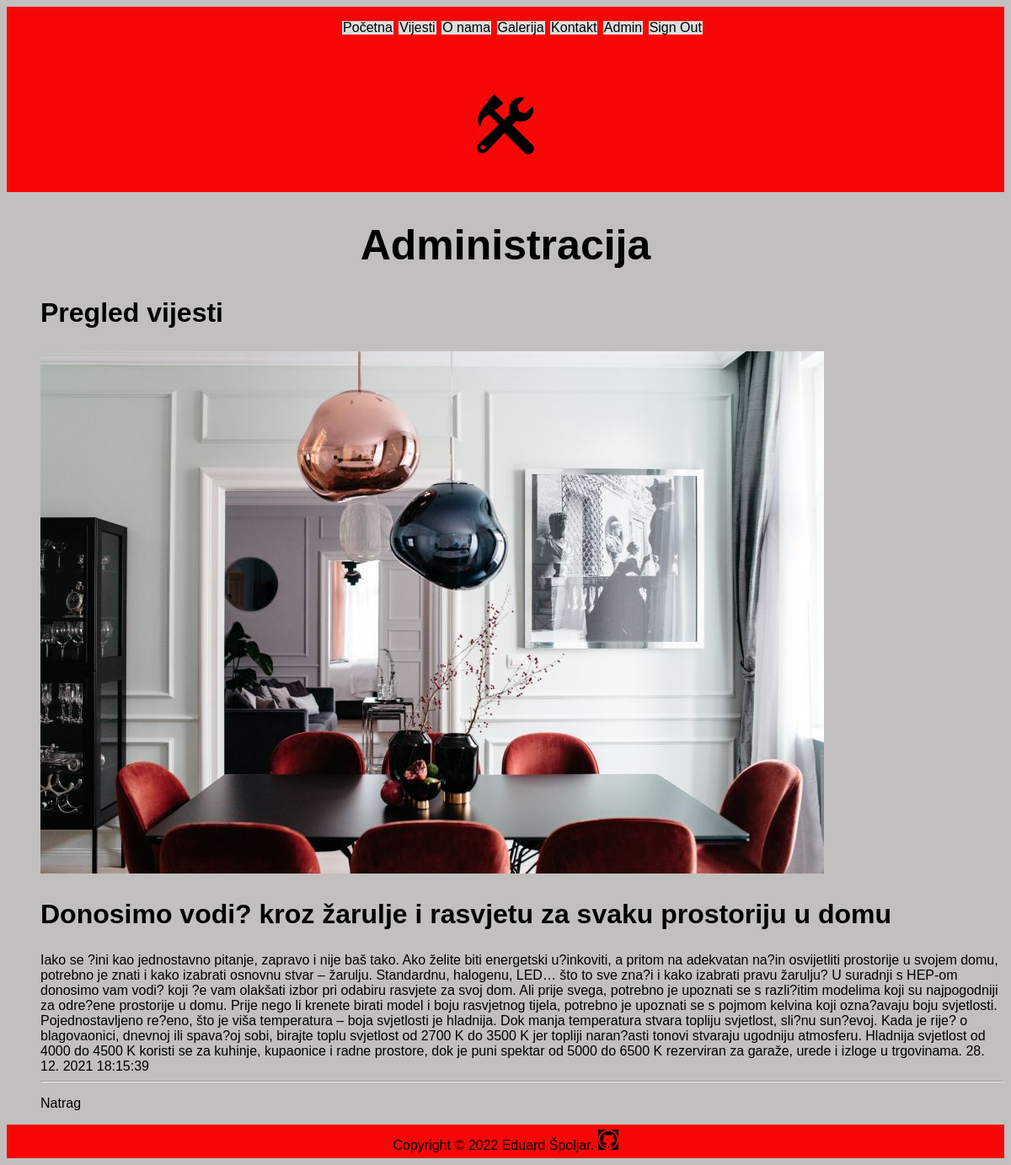
The page /index.php?menu=8&action=2&id=5 (signed in) on the database its author committed.
### tables this page shows
CREATE TABLE `news` (
  `id` int(11) NOT NULL,
  `title` varchar(255) NOT NULL,
  `description` text NOT NULL,
  `date` timestamp NOT NULL DEFAULT current_timestamp() ON UPDATE current_timestamp(),
  `picture` varchar(255) NOT NULL,
  `archive` enum('Y','N') NOT NULL
);

### functions.php (called while the page is built)
<?php
	function pickerDateToMysql($pickerDate){
		$date = DateTime::createFromFormat('Y-m-d H:i:s', $pickerDate);
		return $date->format('d. m. Y H:i:s');
	}
?>

### admin/news.php (the view, shortened to what this page needs)
<?php
	if (isset($_GET['id']) && $_GET['id'] != '') {
		$query  = "SELECT * FROM news";
		$query .= " WHERE id=".$_GET['id'];
		$query .= " ORDER BY date DESC";
		$result = @mysqli_query($MySQL, $query);
		$row = @mysqli_fetch_array($result);
		print '
		<h2>Pregled vijesti</h2>
		<div class="news">
			<img src="img/' . $row['picture'] . '" alt="' . $row['title'] . '" title="' . $row['title'] . '">
			<h2>' . $row['title'] . '</h2>
			' . $row['description'] . '
			<time datetime="' . $row['date'] . '">' . pickerDateToMysql($row['date']) . '</time>
			<hr>
		</div>
		<p><a href="index.php?menu='.$menu.'&amp;action='.$action.'">Natrag</a></p>';
	}
?>

### style.css (style rules this page uses)
body { background-color: rgb(194, 191, 191); font-family: Arial, Helvetica, sans-serif; }
h2 { color: #000; font-family: Arial, Helvetica, sans-serif; text-align: left; font-size: 32px; }
p { font-family: Arial, Helvetica, sans-serif; }
a, a:visited { text-decoration: none; color: #000; }

### rows shown on the page
news: picture (picture), title "Donosimo vodi? kroz žarulje i rasvjetu za svaku prostoriju u domu", description "Iako se ?ini kao jednostavno pitanje, zapravo i nije baš tako. Ako želite biti energetski u?inkoviti, a pritom na adekvatan na?in osvijetliti prostorije u svojem domu, potrebno je znati i kako izabrati osnovnu stvar – žarulju. Standardnu, halogenu, LED… što to sve zna?i i kako izabrati pravu žarulju? U suradnji s HEP-om donosimo vam vodi? koji ?e vam olakšati izbor pri odabiru rasvjete za svoj dom. Ali prije svega, potrebno je upoznati se s razli?itim modelima koji su najpogodniji za odre?ene prostorije u domu. Prije nego li krenete birati model i boju rasvjetnog tijela, potrebno je upoznati se s pojmom kelvina koji ozna?avaju boju svjetlosti. Pojednostavljeno re?eno, što je viša…", date "28. 12. 2021 18:15:39"
